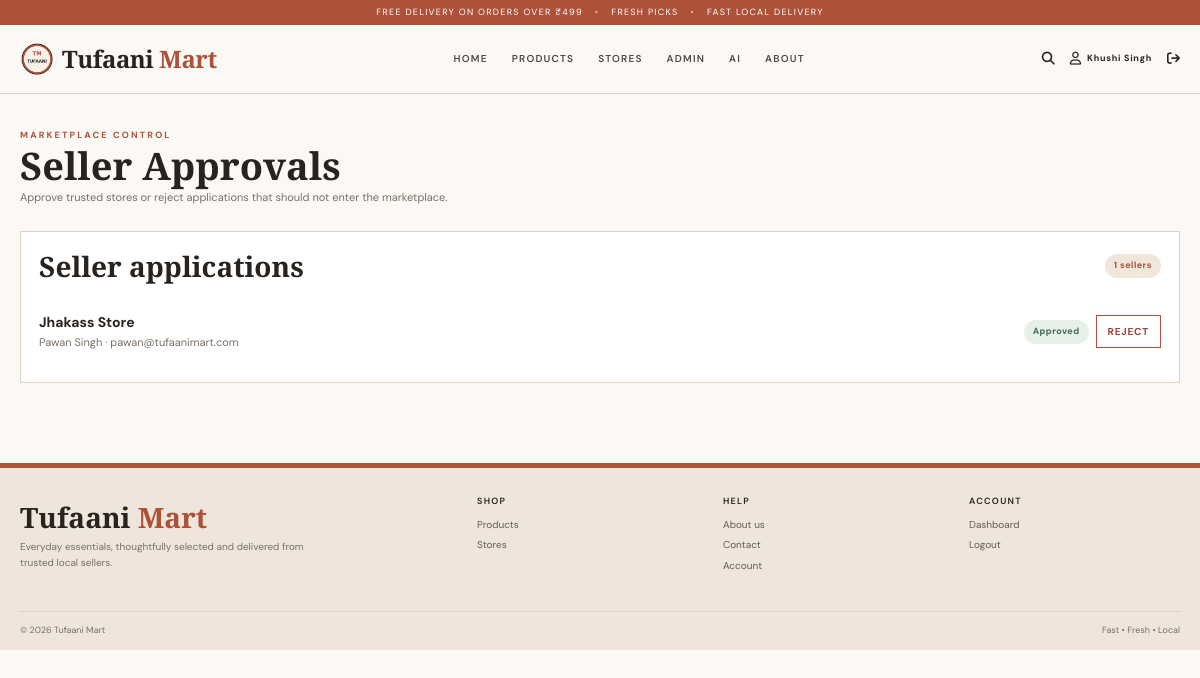
Page /admin/sellers (signed in) on the committed database.
### models/user.py (models this page shows, shortened)
class User(db.Model):
    __tablename__ = "user"
    id = db.Column(db.Integer, primary_key=True)
    full_name = db.Column(db.String(150), nullable=False)
    email = db.Column(db.String(150), unique=True, nullable=False)
    phone = db.Column(db.String(20))
    password = db.Column(db.String(255), nullable=False)
    role = db.Column(db.String(20), nullable=False, default="customer")
    store_name = db.Column(db.String(150))
    is_permanent_admin = db.Column(db.Boolean, default=False)
    is_approved = db.Column(db.Boolean, default=True)
    approval_status = db.Column(db.String(20), default="Approved")
    created_at = db.Column(db.DateTime, server_default=db.func.now())

### app.py (the view)
@app.route("/admin/sellers")
@admin_required
def admin_sellers():
    sellers = User.query.filter_by(role="seller").order_by(User.created_at.desc()).all()
    return render_template("admin_sellers.html", sellers=sellers)

### app.py (called while the page is built)
def role_required(role):
    def decorator(fn=None):
        def wrap(view):
            @wraps(view)
            def wrapper(*args, **kwargs):
                if "user_id" not in session:
                    flash("Please login first.", "warning")
                    return redirect(url_for("login"))
                if session.get("role") != role:
                    flash("You do not have permission to access this page.", "error")
                    return redirect(url_for("dashboard"))
                return view(*args, **kwargs)
            return wrapper
        if fn is None:
            return wrap
        return wrap(fn)
    return decorator

@app.context_processor
def inject_globals():
    return {"current_user": User.query.get(session["user_id"]) if session.get("user_id") else None}

### templates/admin_sellers.html (shortened to what this page needs)
{% extends "base.html" %}
{% block content %}
<section class="page-shell">
  <div class="container-wide">
    <div class="page-title" style="text-align:left">
      <div class="eyebrow">Marketplace control</div>
      <h1>Seller Approvals</h1>
      <p>Approve trusted stores or reject applications that should not enter the marketplace.</p>
    </div>
    <div class="panel">
      <div class="d-flex justify-content-between align-items-center mb-3">
        <h3 class="mb-0">Seller applications</h3>
        <span class="status">{{ sellers|length }} sellers</span>
      </div>
      {% if sellers %}
        {% for s in sellers %}
        {% set state = s.approval_status or ('Approved' if s.is_approved else 'Pending') %}
        <div class="seller-approval-row">
          <div>
            <strong>{{ s.store_name or 'Unnamed Store' }}</strong>
            <div class="small muted">{{ s.full_name }} · {{ s.email }}</div>
          </div>
          <div class="seller-approval-actions">
            {% if state == 'Pending' %}
              <span class="status">Pending</span>
              <form method="post" action="{{ url_for('approve_seller', user_id=s.id) }}">
                <button class="btn-theme" type="submit"><i class="fa-solid fa-check"></i> Approve</button>
              </form>
              <form method="post" action="{{ url_for('reject_seller', user_id=s.id) }}" onsubmit="return confirm('Reject this seller application?');">
                <button class="btn-reject" type="submit"><i class="fa-solid fa-xmark"></i> Reject</button>
              </form>
            {% elif state == 'Approved' %}
              <span class="status status-approved">Approved</span>
              <form method="post" action="{{ url_for('reject_seller', user_id=s.id) }}" onsubmit="return confirm('Reject this seller? Their store will no longer be visible to customers.');">
                <button class="btn-reject btn-sm" type="submit">Reject</button>
              </form>
            {% else %}
              <span class="status status-rejected">Rejected</span>
              <form method="post" action="{{ url_for('approve_seller', user_id=s.id) }}">
                <button class="btn-theme btn-sm" type="submit">Approve again</button>
              </form>
            {% endif %}
          </div>
        </div>
        {% endfor %}
      {% else %}
        <div class="empty-state">No seller applications yet.</div>
      {% endif %}
    </div>
  </div>
</section>
{% endblock %}

### templates/base.html (shortened to what this page needs)
<!doctype html>
<html lang="en">
<head>
<link href="https://cdn.jsdelivr.net/npm/bootstrap@5.3.3/dist/css/bootstrap.min.css" rel="stylesheet">
<link href="https://cdnjs.cloudflare.com/ajax/libs/font-awesome/6.7.2/css/all.min.css" rel="stylesheet">
<link rel="stylesheet" href="{{ url_for('static', filename='css/style.css') }}">
</head>
<body>
<div class="announcement">FREE DELIVERY ON ORDERS OVER ₹499 <span>•</span> FRESH PICKS <span>•</span> FAST LOCAL DELIVERY</div>
<header class="site-header">
  <div class="container-wide nav-shell">
    <a class="brand" href="{{ url_for('home') }}">
      {% if url_for('static', filename='images/logo.png') %}<img src="{{ url_for('static', filename='images/logo.png') }}" alt="Tufaani Mart">{% endif %}
      <span>Tufaani <em>Mart</em></span>
    </a>
    <nav id="mainNav" class="collapse nav-links">
      <a href="{{ url_for('home') }}">HOME</a>
      <a href="{{ url_for('products') }}">PRODUCTS</a>
      <a href="{{ url_for('stores') }}">STORES</a>
      {% if session.get('role') == 'customer' %}
        <a href="{{ url_for('ai_picks') }}">AI PICKS</a>
        <a href="{{ url_for('orders') }}">ORDERS</a>
      {% elif session.get('role') == 'seller' %}
        <a href="{{ url_for('seller_products') }}">MY PRODUCTS</a>
        <a href="{{ url_for('seller_orders') }}">MANAGE ORDERS</a>
      {% elif session.get('role') == 'admin' %}
        <a href="{{ url_for('admin_dashboard') }}">ADMIN</a>
      {% endif %}
      <a href="{{ url_for('ai') }}">AI</a><a href="{{ url_for('about') }}">ABOUT</a>
    </nav>
    <div class="nav-actions">
      <a href="{{ url_for('products') }}" aria-label="Search"><i class="fa-solid fa-magnifying-glass"></i></a>
      {% if session.get('user_id') %}<a href="{{ url_for('profile') }}" class="account-link"><i class="fa-regular fa-user"></i><span>{{ session.get('name') }}</span></a><a href="{{ url_for('logout') }}" aria-label="Logout"><i class="fa-solid fa-arrow-right-from-bracket"></i></a>{% else %}<a href="{{ url_for('login') }}" class="account-link"><i class="fa-regular fa-user"></i><span>LOGIN</span></a>{% endif %}
    </div>
  </div>
</header>
<main>
{% block content %}{% endblock %}
</main>
<footer class="site-footer">
  <div class="container-wide footer-grid">
    <div><div class="footer-brand">Tufaani <em>Mart</em></div><p>Everyday essentials, thoughtfully selected and delivered from trusted local sellers.</p></div>
    <div><h6>SHOP</h6><a href="{{ url_for('products') }}">Products</a><a href="{{ url_for('stores') }}">Stores</a>{% if session.get('role')=='customer' %}<a href="{{ url_for('ai_picks') }}">AI Picks</a>{% endif %}</div>
    <div><h6>HELP</h6><a href="{{ url_for('about') }}">About us</a><a href="{{ url_for('contact') }}">Contact</a><a href="{{ url_for('profile') if session.get('user_id') else url_for('login') }}">Account</a></div>
    <div><h6>ACCOUNT</h6>{% if session.get('user_id') %}<a href="{{ url_for('dashboard') }}">Dashboard</a><a href="{{ url_for('logout') }}">Logout</a>{% else %}<a href="{{ url_for('login') }}">Login</a><a href="{{ url_for('register') }}">Create account</a>{% endif %}</div>
  </div>
  <div class="container-wide footer-bottom"><span>© 2026 Tufaani Mart</span><span>Fast • Fresh • Local</span></div>
</footer>
</body>
</html>

### static/css/style.css (style rules this page uses)
:root { --rust:#ad5138;--rust-dark:#873d2b;--cream:#f6f1e9;--paper:#fbf9f5;--sand:#e8ddd0;--ink:#29231f;--muted:#786f67;--line:#ddd1c5;--white:#fff;--green:#3f6b54 }
* { box-sizing:border-box }
html { scroll-behavior:smooth }
body { margin:0;background:var(--paper);color:var(--ink);font-family:"DM Sans",sans-serif;font-size:14px;line-height:1.55 }
.container-wide { width:min(1180px,calc(100% - 40px));margin:auto }
h1,h2,h3,h4,h5,h6,.brand,.footer-brand { font-family:"Playfair Display",serif;font-weight:600 }
a { color:inherit;text-decoration:none }
.announcement { height:25px;background:var(--rust);color:#fff;text-align:center;font-size:9px;letter-spacing:.14em;display:flex;align-items:center;justify-content:center;gap:12px }
.announcement span { opacity:.65 }
.site-header { background:rgba(251,249,245,.97);border-bottom:1px solid var(--line);position:sticky;top:0;z-index:50 }
.nav-shell { min-height:68px;display:flex;align-items:center;gap:28px }
.brand { display:flex;align-items:center;gap:8px;font-size:24px;white-space:nowrap;letter-spacing:-.02em }
.brand img { width:34px;height:34px;object-fit:contain }
.brand em,.footer-brand em { font-style:normal;color:var(--rust) }
.nav-links { display:flex!important;align-items:center;justify-content:center;gap:24px;flex:1 }
.nav-links a { font-size:10px;letter-spacing:.12em;font-weight:600;color:#4f4843 }
.nav-actions { display:flex;align-items:center;gap:15px }
.nav-actions a { font-size:13px }
.account-link { display:flex;gap:6px;align-items:center }
.account-link span { font-size:9px;letter-spacing:.08em;font-weight:700 }
.eyebrow { font-size:9px;letter-spacing:.24em;color:var(--rust);font-weight:700;text-transform:uppercase }
.page-shell { padding:35px 0 45px }
.page-title { text-align:center;margin-bottom:25px }
.page-title h1 { font-size:38px;margin:0 }
.page-title p { color:var(--muted);font-size:11px }
.panel { background:#fff;border:1px solid var(--line);padding:18px }
.status { display:inline-block;padding:5px 9px;border-radius:999px;background:#f0e6dc;color:var(--rust);font-size:9px;letter-spacing:.05em;font-weight:700 }
.site-footer { margin-top:35px;background:#eee6dc;border-top:5px solid var(--rust);padding-top:28px }
.footer-grid { display:grid;grid-template-columns:2fr 1fr 1fr 1fr;gap:35px;padding-bottom:25px }
.footer-brand { font-size:28px }
.footer-grid p { font-size:10px;color:var(--muted);max-width:300px }
.footer-grid h6 { font-family:"DM Sans",sans-serif;font-size:9px;letter-spacing:.14em;margin-bottom:10px }
.footer-grid a { display:block;font-size:10px;color:#645b54;margin:5px 0 }
.footer-bottom { border-top:1px solid var(--line);padding:12px 0;display:flex;justify-content:space-between;font-size:9px;color:var(--muted) }
.seller-approval-row { display:flex;justify-content:space-between;align-items:center;gap:16px;padding:13px 0;border-bottom:1px solid var(--line) }
.seller-approval-row:last-child { border-bottom:0 }
.seller-approval-actions { display:flex;align-items:center;gap:7px }
.muted { color:var(--muted) }
.small { font-size:11px }
.btn-reject { background:#fff;border:1px solid #b84f42;color:#a53f35;border-radius:0;padding:10px 15px;font-size:10px;text-transform:uppercase;letter-spacing:.08em;font-weight:700 }
.btn-sm { padding:8px 11px!important }
.status-approved { background:#e7efe9;color:#3f6b54 }

### rows in the picture
User: get "Khushi Singh"
User: store_name "Jhakass Store", full_name "Pawan Singh", email "pawan@tufaanimart.com"

### other values in the picture
{{ sellers|length }} "1"
